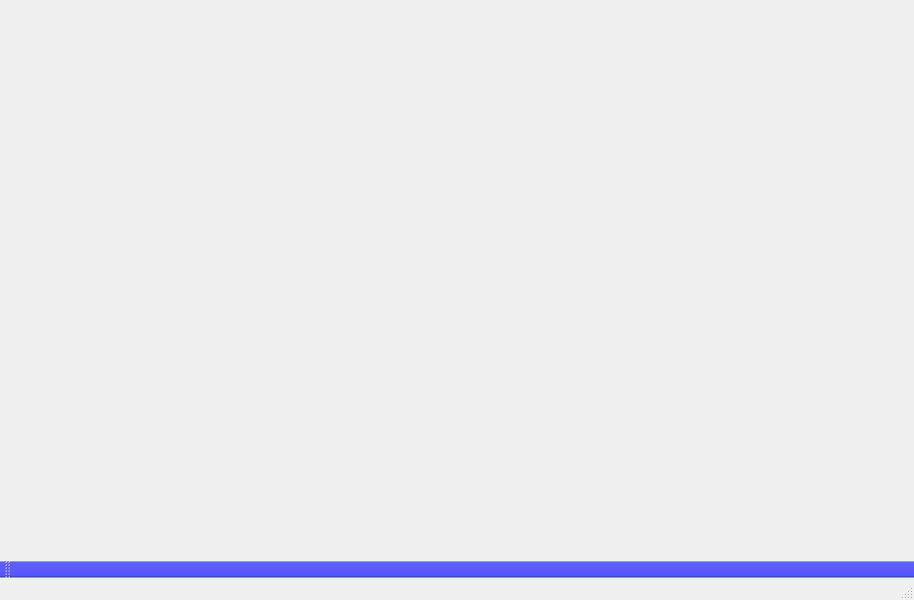
<?xml version="1.0" encoding="UTF-8"?>
<ui version="4.0">
 <class>MainWindow</class>
 <widget class="QMainWindow" name="MainWindow">
  <property name="geometry">
   <rect>
    <x>0</x>
    <y>0</y>
    <width>914</width>
    <height>600</height>
   </rect>
  </property>
  <property name="windowTitle">
   <string>MainWindow</string>
  </property>
  <property name="styleSheet">
   <string notr="true">QToolBar{
	background-color:rgb(85, 85, 255);
}</string>
  </property>
  <widget class="QWidget" name="centralwidget">
   <layout class="QVBoxLayout" name="verticalLayout">
    <item>
     <widget class="QStackedWidget" name="stackedWidget">
      <widget class="QWidget" name="page"/>
      <widget class="QWidget" name="page_2"/>
     </widget>
    </item>
   </layout>
  </widget>
  <widget class="QMenuBar" name="menubar">
   <property name="geometry">
    <rect>
     <x>0</x>
     <y>0</y>
     <width>914</width>
     <height>21</height>
    </rect>
   </property>
  </widget>
  <widget class="QStatusBar" name="statusbar"/>
  <widget class="QToolBar" name="toolBar">
   <property name="sizePolicy">
    <sizepolicy hsizetype="Preferred" vsizetype="Fixed">
     <horstretch>0</horstretch>
     <verstretch>0</verstretch>
    </sizepolicy>
   </property>
   <property name="windowTitle">
    <string>toolBar</string>
   </property>
   <property name="styleSheet">
    <string notr="true">toolbar {
  background-color: lightblue;
}</string>
   </property>
   <property name="orientation">
    <enum>Qt::Horizontal</enum>
   </property>
   <property name="floatable">
    <bool>true</bool>
   </property>
   <attribute name="toolBarArea">
    <enum>BottomToolBarArea</enum>
   </attribute>
   <attribute name="toolBarBreak">
    <bool>false</bool>
   </attribute>
  </widget>
 </widget>
 <resources/>
 <connections/>
</ui>
